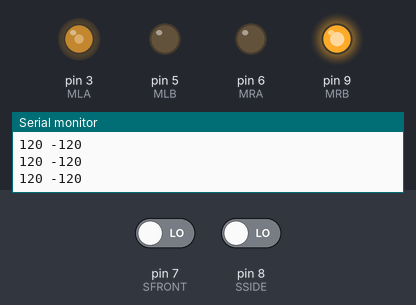
The sketch below on a simulated Arduino Uno, built with avr-gcc and run on an emulated ATmega328P. On the bench: output pins drawn as LEDs (lit = HIGH), the last lines printed to the serial monitor. The inputs (shaded band) are chosen by the test bench; at power-on: pin 7 (SFRONT) LOW, pin 8 (SSIDE) LOW.

Above: at 6.2 s.
6.3 s: pin 7 (SFRONT) driven HIGH
At 7.5 s:
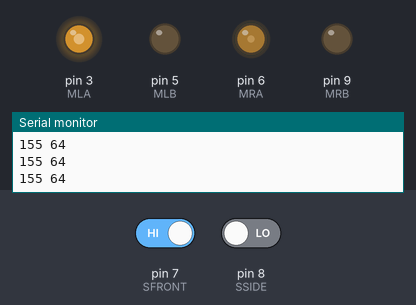
7.8 s: pin 8 (SSIDE) driven HIGH
At 8.8 s:
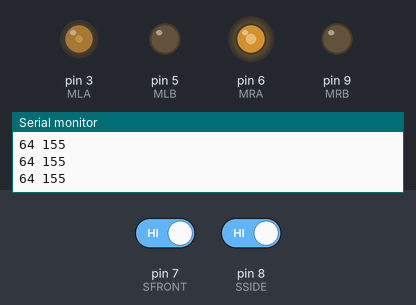
9.3 s: pin 8 (SSIDE) driven LOW
At 9.7 s:
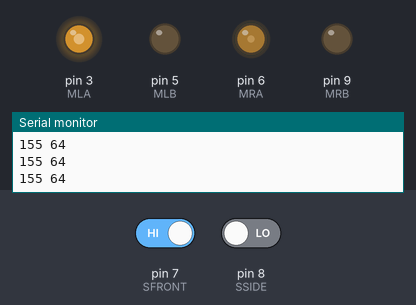
10.8 s: pin 7 (SFRONT) driven LOW
At 11.6 s:
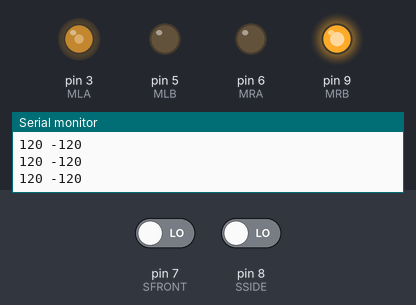
Timing chart, 0 to 13.8 s (numbered marks = the images above; inputs shaded):
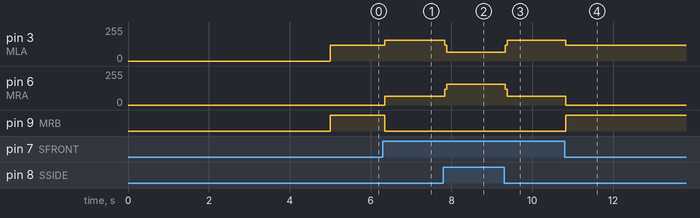

The sketch:

robowall.ino
```cpp
#define SERIALDUMP

#define SSIDE     8
#define SFRONT    7
#define READDELAY 10
#define SPEEDDIF  35
#define SPEEDL    120
#define SPEEDR    120

#define MLA       3
#define MLB       5
#define MRA       6
#define MRB       9

void setup() {
  #if defined(SERIALDUMP)
    Serial.begin(9600);
  #endif
  pinMode(MLA, OUTPUT);
  pinMode(MLB, OUTPUT);
  pinMode(MRA, OUTPUT);
  pinMode(MRB, OUTPUT);
  setMotors(0,0);
  pinMode(SSIDE, INPUT);
  pinMode(SFRONT, INPUT);
  delay(5000);  // ca sa am timp sa asez robotul pe traseu
}

void loop() {
  while(digitalRead(SFRONT)){   // daca nu este nimic in fata merge paralel
    switch(onEdge()){
       case  0: setMotors(SPEEDL, SPEEDR); break;                         // merge drept
       case -1: setMotors(SPEEDL+SPEEDDIF, SPEEDL-1.6*SPEEDDIF); break;   // vireaza usor la stanga
       case  1: setMotors(SPEEDL-1.6*SPEEDDIF, SPEEDR+SPEEDDIF); break;   // vireaza usor la dreapta
    }
  }
  setMotors(SPEEDL, -SPEEDR);  // intoarcere 90' spre dreapta daca areobstacol in fata
}


int onEdge(){ // citeste 5 valori
  boolean var0 = digitalRead(SSIDE);
  delay(READDELAY);
  boolean var1 = digitalRead(SSIDE);
  delay(READDELAY);
  boolean var2 = digitalRead(SSIDE);
  delay(READDELAY);
  boolean var3 = digitalRead(SSIDE);
  delay(READDELAY);
  boolean var4 = digitalRead(SSIDE);

  if(var0&&var1&&var2&&var3&&var4) return 1;      // prea aproape daca toate citirile sunt 1
  if(!var0&&!var1&&!var2&&!var3&&!var4) return -1;// prea departe daca toate citirile sunt 0
  else return 0;                                  // perfect !!!  daca exista citiri diferite
}

void setMotors(int lspeed, int rspeed){
  #if defined(SERIALDUMP)
    Serial.print(lspeed);
    Serial.print(" ");
    Serial.println(rspeed);
  #endif

  if(lspeed>0){
    if(lspeed>255) lspeed=255; // daca viteza dep 255 se rectifica variabila
    analogWrite(MLA, lspeed);
    analogWrite(MLB, 0);
  }else{
    if(lspeed<-255) lspeed=255; // daca viteza dep -255 se rectifica variabila si se aduce la valoarea absoluta
    analogWrite(MLA, 0);
    analogWrite(MLB, lspeed);
  }
  if(rspeed>0){
    if(rspeed>255) rspeed=255; // same shit
    analogWrite(MRA, rspeed);
    analogWrite(MRB, 0);
  }else{
    if(rspeed<-255) rspeed=255; // same shit
    analogWrite(MRA, 0);
    analogWrite(MRB, rspeed);
  }

}
```

Measured:
- after the input at 6.3 s, pin 3 (MLA): 120/255 → 155/255 after 0.05 s; pin 6 (MRA): 0/255 → 64/255 after 0.05 s; pin 9 (MRB): HIGH → LOW after 0.05 s
- after the input at 7.8 s, pin 3 (MLA): 155/255 → 64/255 at once; pin 6 (MRA): 64/255 → 155/255 at once
- after the input at 9.3 s, pin 3 (MLA): 64/255 → 155/255 at once; pin 6 (MRA): 155/255 → 64/255 at once
- after the input at 10.8 s, pin 3 (MLA): 155/255 → 120/255 at once; pin 6 (MRA): 64/255 → 0/255 at once; pin 9 (MRB): LOW → HIGH at once
